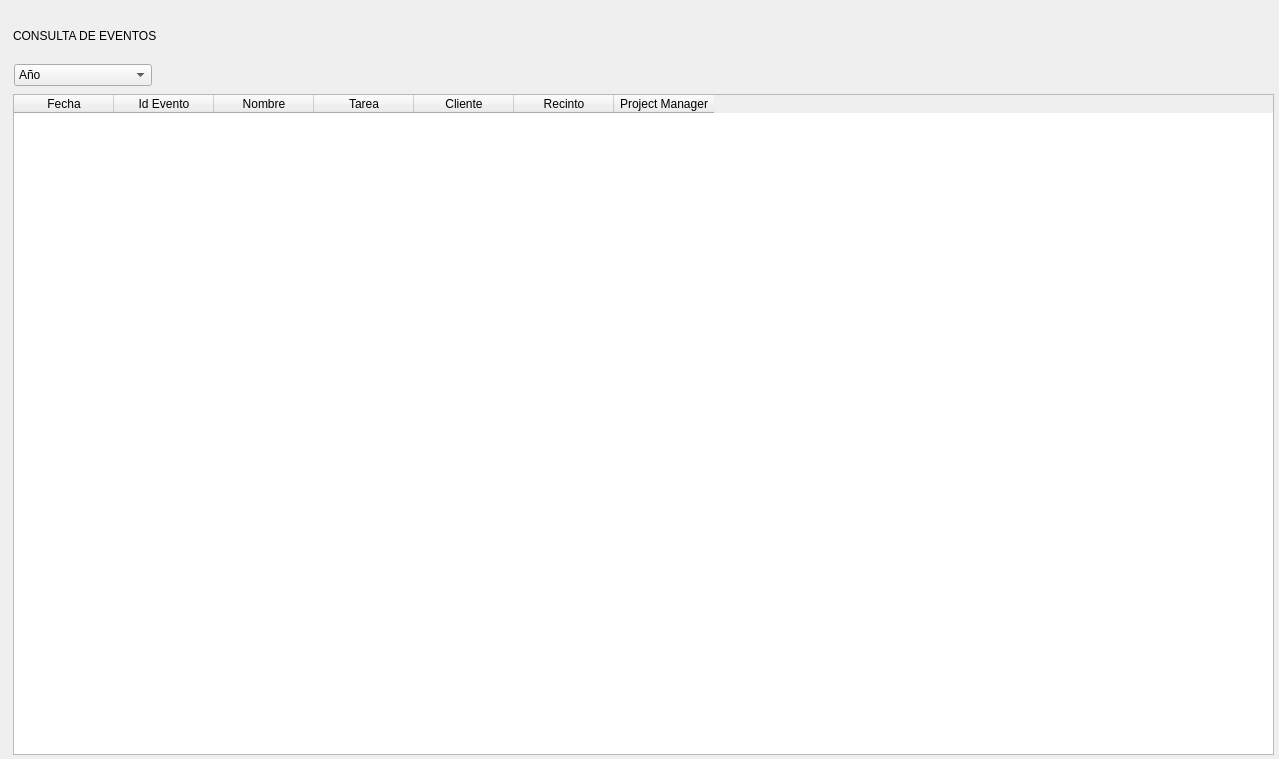
<?xml version="1.0" encoding="UTF-8"?>
<ui version="4.0">
 <class>Dialog</class>
 <widget class="QDialog" name="Dialog">
  <property name="geometry">
   <rect>
    <x>0</x>
    <y>0</y>
    <width>1279</width>
    <height>759</height>
   </rect>
  </property>
  <property name="sizePolicy">
   <sizepolicy hsizetype="Preferred" vsizetype="Preferred">
    <horstretch>0</horstretch>
    <verstretch>0</verstretch>
   </sizepolicy>
  </property>
  <property name="windowTitle">
   <string>Consulta de Eventos</string>
  </property>
  <widget class="QLabel" name="labelConsulta">
   <property name="geometry">
    <rect>
     <x>13</x>
     <y>16</y>
     <width>361</width>
     <height>40</height>
    </rect>
   </property>
   <property name="styleSheet">
    <string notr="true">
font: 75 20pt &quot;MS Shell Dlg 2&quot;;</string>
   </property>
   <property name="text">
    <string>CONSULTA DE EVENTOS</string>
   </property>
  </widget>
  <widget class="QComboBox" name="comboYear">
   <property name="geometry">
    <rect>
     <x>14</x>
     <y>64</y>
     <width>138</width>
     <height>22</height>
    </rect>
   </property>
   <property name="sizePolicy">
    <sizepolicy hsizetype="Fixed" vsizetype="Fixed">
     <horstretch>0</horstretch>
     <verstretch>0</verstretch>
    </sizepolicy>
   </property>
   <item>
    <property name="text">
     <string>Año</string>
    </property>
   </item>
  </widget>
  <widget class="QTableWidget" name="tableWidget">
   <property name="geometry">
    <rect>
     <x>13</x>
     <y>94</y>
     <width>1261</width>
     <height>661</height>
    </rect>
   </property>
   <column>
    <property name="text">
     <string>Fecha</string>
    </property>
   </column>
   <column>
    <property name="text">
     <string>Id Evento</string>
    </property>
   </column>
   <column>
    <property name="text">
     <string>Nombre</string>
    </property>
   </column>
   <column>
    <property name="text">
     <string>Tarea</string>
    </property>
   </column>
   <column>
    <property name="text">
     <string>Cliente</string>
    </property>
   </column>
   <column>
    <property name="text">
     <string>Recinto</string>
    </property>
   </column>
   <column>
    <property name="text">
     <string>Project Manager</string>
    </property>
   </column>
  </widget>
 </widget>
 <resources/>
 <connections/>
</ui>
